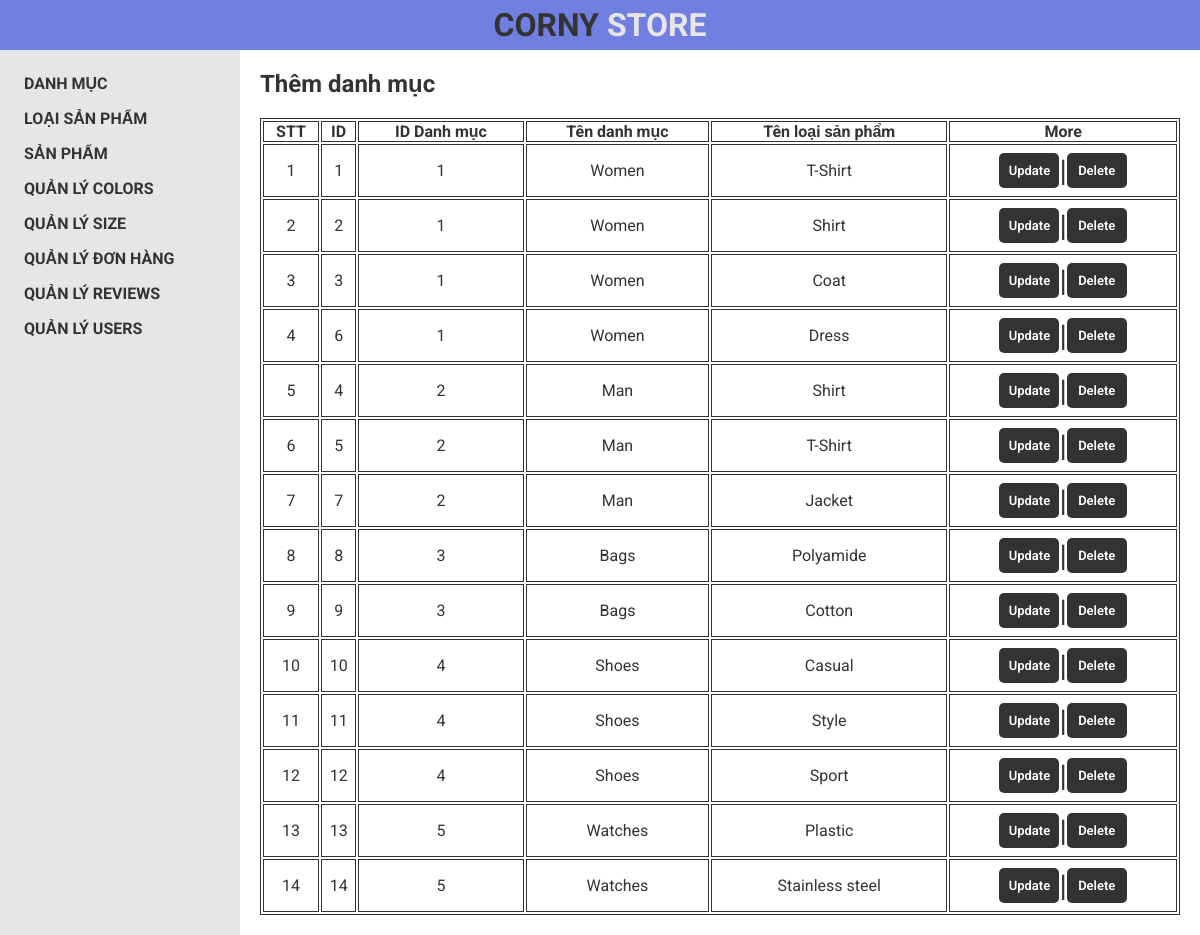
Screenshot of /admin/product_type/product_type_show.php (signed in) with the database file from the repository.
### tables this page shows
CREATE TABLE `product_type` (
  `product_type_id` int(11) NOT NULL,
  `category_id` int(11) NOT NULL,
  `product_type_name` varchar(255) NOT NULL
);

CREATE TABLE `category` (
  `category_id` int(11) NOT NULL,
  `category_name` varchar(50) NOT NULL
);

### admin/class/product_type_class.php (called while the page is built, shortened)
<?php
class Product_type {
    public $connect;
    public function __construct($host, $user, $pw, $db_name) {
        $this->connect = new mysqli($host, $user, $pw, $db_name);
    }
    public function show_product_type() {
        $query = "SELECT * FROM product_type a
        INNER JOIN category b ON a.category_id = b.category_id
        ORDER BY a.category_id;";
        $result = mysqli_query($this->connect, $query);
        return $result;
    }
}
?>

### admin/product_type/product_type_show.php (the view, shortened to what this page needs)
<?php
    include "../layouts/header.php";
    include "../class/product_type_class.php";
?>
<?php
    $product_type = new Product_type(DB_HOST, DB_USER, DB_PASS, DB_NAME);
    $show_product_type = $product_type->show_product_type();
?>
        <div class="right_contents">
            <div class="right_contents-item right_contents-category_add">
                <h1>Thêm danh mục</h1>
                <table>
                    <tr>
                        <th>STT</th>
                        <th>ID</th>
                        <th>ID Danh mục</th>
                        <th>Tên danh mục</th>
                        <th>Tên loại sản phẩm</th>
                        <th>More</th>
                    </tr>
                    <?php
                    if(mysqli_num_rows($show_product_type) > 0) {
                        $stt = 0;
                        while($row = mysqli_fetch_assoc($show_product_type)) {
                            $stt++;
                    ?>
                    <tr>
                        <td><?php echo $stt ?></td>
                        <td><?php echo $row['product_type_id'] ?></td>
                        <td><?php echo $row['category_id'] ?></td>
                        <td><?php echo $row['category_name'] ?></td>
                        <td><?php echo $row['product_type_name'] ?></td>
                        <td class="interact">
                            <a class="btn update"
                            href="product_type_update.php?
                            product_type_id=<?php echo $row['product_type_id']?>&
                            category_id=<?php echo $row['category_id']?>&
                            product_type_name=<?php echo $row['product_type_name']?>">
                                Update
                            </a> |
                            <a class="btn delete"
                            href="product_type_delete.php?product_type_id=<?php echo $row['product_type_id']?>">
                                Delete
                            </a>
                        </td>
                    </tr>
                    <?php }} ?>
                </table>
            </div>
        </div>
<?php
    include "../layouts/footer.php";
?>

### assets/css/layouts_css/style.css (style rules this page uses)
* { margin: 0; padding: 0; box-sizing: border-box; font-family: 'Roboto', sans-serif; color: var(--dark); transition: all .2s linear; scroll-behavior: smooth; }
:root { --dark-bg: rgb(34, 34, 34); --dark: #333333; --light-bg: #fff; --light-bg_features: #f3f3f3; --light-border_features: #d9d9d9; --light-search-bg: rgba(255,255,255,0.9); --light-price: #666; --light-text: #888888; --light-btn: #e6e6e6; --light-text-footer: #b2b2b2; --blue: rgb(113, 127, 224); --blue-blur: rgba(113, 127, 224, 0.8); --blue-heart: rgb(103,116,213); --blue-text-footer: #007bff; --blue-hover: #0056b3; --shadow: rgb(0 0 0 / 20%); --overlay-bg: rgba(0,0,0,0.6); --green_success: #408140; --red_alert: rgb(244,67,54); }
body { position: relative; }
a { text-decoration: none; }
.btn { display: flex; justify-content: center; align-items: center; width: fit-content; min-width: 180px; height: 46px; background-color: var(--blue); color: var(--light-bg); border-radius: 23px; font-size: 15px; font-weight: 600; cursor: pointer; }

### admin/css/style.css (style rules this page uses)
body { height: 100vh; }
a { text-decoration: none; color: var(--dark); }
.right_contents { width: calc(100% - 20%); }
.right_contents { height: calc(100vh - 50px); padding: 20px; overflow-y: scroll; }
.right_contents h1 { display: block; padding-bottom: 20px; }
.right_contents-item .btn { margin: 8px 0; font-size: 18px; background-color: var(--dark); min-width: 120px; height: 35px; border-radius: 5px; }
.right_contents table { width: 100%; border: 1px solid var(--dark); }
.right_contents table tr th { border: 1px solid var(--dark); }
.right_contents table tr td { text-align: center; border: 1px solid var(--dark); }
.interact { display: flex; justify-content: center; align-items: center; font-size: 30px; }
.interact .btn { min-width: 60px; height: 35px; font-size: 13px; }

### rows the page displays
product_type: product_type_id "1", category.category_id "1", category.category_name "Women", product_type_name "T-Shirt"
product_type: product_type_id "2", category.category_id "1", category.category_name "Women", product_type_name "Shirt"
product_type: product_type_id "3", category.category_id "1", category.category_name "Women", product_type_name "Coat"
product_type: product_type_id "6", category.category_id "1", category.category_name "Women", product_type_name "Dress"
product_type: product_type_id "4", category.category_id "2", category.category_name "Man", product_type_name "Shirt"
product_type: product_type_id "5", category.category_id "2", category.category_name "Man", product_type_name "T-Shirt"
product_type: product_type_id "7", category.category_id "2", category.category_name "Man", product_type_name "Jacket"
product_type: product_type_id "8", category.category_id "3", category.category_name "Bags", product_type_name "Polyamide"
product_type: product_type_id "9", category.category_id "3", category.category_name "Bags", product_type_name "Cotton"
product_type: product_type_id "10", category.category_id "4", category.category_name "Shoes", product_type_name "Casual"
product_type: product_type_id "11", category.category_id "4", category.category_name "Shoes", product_type_name "Style"
product_type: product_type_id "12", category.category_id "4", category.category_name "Shoes", product_type_name "Sport"
product_type: product_type_id "13", category.category_id "5", category.category_name "Watches", product_type_name "Plastic"
product_type: product_type_id "14", category.category_id "5", category.category_name "Watches", product_type_name "Stainless steel"
